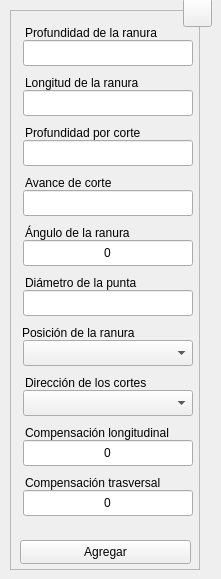
  <widget class="QWidget" name="centralwidget">
   <widget class="QFrame" name="frame">
    <property name="geometry">
     <rect>
      <x>10</x>
      <y>10</y>
      <width>190</width>
      <height>560</height>
     </rect>
    </property>
    <property name="sizePolicy">
     <sizepolicy hsizetype="Fixed" vsizetype="Fixed">
      <horstretch>0</horstretch>
      <verstretch>0</verstretch>
     </sizepolicy>
    </property>
    <property name="minimumSize">
     <size>
      <width>190</width>
      <height>560</height>
     </size>
    </property>
    <property name="maximumSize">
     <size>
      <width>190</width>
      <height>560</height>
     </size>
    </property>
    <property name="frameShape">
     <enum>QFrame::StyledPanel</enum>
    </property>
    <property name="frameShadow">
     <enum>QFrame::Raised</enum>
    </property>
    <widget class="QLineEdit" name="tbx_dpt">
     <property name="geometry">
      <rect>
       <x>13</x>
       <y>30</y>
       <width>170</width>
       <height>26</height>
      </rect>
     </property>
     <property name="minimumSize">
      <size>
       <width>170</width>
       <height>0</height>
      </size>
     </property>
     <property name="maximumSize">
      <size>
       <width>170</width>
       <height>16777215</height>
      </size>
     </property>
     <property name="toolTip">
      <string>Digite el texto del comentario</string>
     </property>
     <property name="statusTip">
      <string/>
     </property>
     <property name="alignment">
      <set>Qt::AlignCenter</set>
     </property>
     <property name="placeholderText">
      <string/>
     </property>
    </widget>
    <widget class="QLabel" name="lbl_dpt">
     <property name="enabled">
      <bool>true</bool>
     </property>
     <property name="geometry">
      <rect>
       <x>15</x>
       <y>10</y>
       <width>141</width>
       <height>26</height>
      </rect>
     </property>
     <property name="text">
      <string>Profundidad de la ranura</string>
     </property>
     <property name="buddy">
      <cstring>lbl_dpt</cstring>
     </property>
    </widget>
    <widget class="QLabel" name="lbl_dir">
     <property name="enabled">
      <bool>true</bool>
     </property>
     <property name="geometry">
      <rect>
       <x>15</x>
       <y>360</y>
       <width>125</width>
       <height>26</height>
      </rect>
     </property>
     <property name="text">
      <string>Dirección de los cortes</string>
     </property>
     <property name="buddy">
      <cstring>lbl_dir</cstring>
     </property>
    </widget>
    <widget class="QComboBox" name="cbx_dir">
     <property name="geometry">
      <rect>
       <x>13</x>
       <y>380</y>
       <width>170</width>
       <height>26</height>
      </rect>
     </property>
     <property name="minimumSize">
      <size>
       <width>170</width>
       <height>26</height>
      </size>
     </property>
     <property name="maximumSize">
      <size>
       <width>170</width>
       <height>16777215</height>
      </size>
     </property>
     <property name="toolTip">
      <string>Seleccione el husillo de trabajo a utilizar</string>
     </property>
    </widget>
    <widget class="QPushButton" name="btn_save">
     <property name="geometry">
      <rect>
       <x>10</x>
       <y>530</y>
       <width>171</width>
       <height>24</height>
      </rect>
     </property>
     <property name="sizePolicy">
      <sizepolicy hsizetype="Expanding" vsizetype="Expanding">
       <horstretch>0</horstretch>
       <verstretch>0</verstretch>
      </sizepolicy>
     </property>
     <property name="minimumSize">
      <size>
       <width>88</width>
       <height>0</height>
      </size>
     </property>
     <property name="toolTip">
      <string>Agregar los datos al programa CNC</string>
     </property>
     <property name="statusTip">
      <string/>
     </property>
     <property name="text">
      <string>Agregar</string>
     </property>
     <property name="shortcut">
      <string>Ctrl+S</string>
     </property>
     <property name="autoDefault">
      <bool>true</bool>
     </property>
    </widget>
    <widget class="QLineEdit" name="tbx_lgt">
     <property name="geometry">
      <rect>
       <x>13</x>
       <y>80</y>
       <width>170</width>
       <height>26</height>
      </rect>
     </property>
     <property name="minimumSize">
      <size>
       <width>170</width>
       <height>0</height>
      </size>
     </property>
     <property name="maximumSize">
      <size>
       <width>170</width>
       <height>16777215</height>
      </size>
     </property>
     <property name="toolTip">
      <string>Digite el texto del comentario</string>
     </property>
     <property name="statusTip">
      <string/>
     </property>
     <property name="alignment">
      <set>Qt::AlignCenter</set>
     </property>
     <property name="placeholderText">
      <string/>
     </property>
    </widget>
    <widget class="QLabel" name="lbl_lgt">
     <property name="enabled">
      <bool>true</bool>
     </property>
     <property name="geometry">
      <rect>
       <x>15</x>
       <y>60</y>
       <width>124</width>
       <height>26</height>
      </rect>
     </property>
     <property name="text">
      <string>Longitud de la ranura</string>
     </property>
     <property name="buddy">
      <cstring>lbl_dpt</cstring>
     </property>
    </widget>
    <widget class="QLineEdit" name="tbx_cut">
     <property name="geometry">
      <rect>
       <x>13</x>
       <y>130</y>
       <width>170</width>
       <height>26</height>
      </rect>
     </property>
     <property name="minimumSize">
      <size>
       <width>170</width>
       <height>0</height>
      </size>
     </property>
     <property name="maximumSize">
      <size>
       <width>170</width>
       <height>16777215</height>
      </size>
     </property>
     <property name="toolTip">
      <string>Digite el texto del comentario</string>
     </property>
     <property name="statusTip">
      <string/>
     </property>
     <property name="alignment">
      <set>Qt::AlignCenter</set>
     </property>
     <property name="placeholderText">
      <string/>
     </property>
    </widget>
    <widget class="QLabel" name="lbl_cut">
     <property name="enabled">
      <bool>true</bool>
     </property>
     <property name="geometry">
      <rect>
       <x>15</x>
       <y>110</y>
       <width>127</width>
       <height>26</height>
      </rect>
     </property>
     <property name="text">
      <string>Profundidad por corte</string>
     </property>
     <property name="buddy">
      <cstring>lbl_dpt</cstring>
     </property>
    </widget>
    <widget class="QLineEdit" name="tbx_fed">
     <property name="geometry">
      <rect>
       <x>13</x>
       <y>180</y>
       <width>170</width>
       <height>26</height>
      </rect>
     </property>
     <property name="minimumSize">
      <size>
       <width>170</width>
       <height>0</height>
      </size>
     </property>
     <property name="maximumSize">
      <size>
       <width>170</width>
       <height>16777215</height>
      </size>
     </property>
     <property name="toolTip">
      <string>Digite el texto del comentario</string>
     </property>
     <property name="statusTip">
      <string/>
     </property>
     <property name="text">
      <string/>
     </property>
     <property name="alignment">
      <set>Qt::AlignCenter</set>
     </property>
     <property name="placeholderText">
      <string/>
     </property>
    </widget>
    <widget class="QLabel" name="lbl_fed">
     <property name="enabled">
      <bool>true</bool>
     </property>
     <property name="geometry">
      <rect>
       <x>15</x>
       <y>160</y>
       <width>95</width>
       <height>26</height>
      </rect>
     </property>
     <property name="text">
      <string>Avance de corte</string>
     </property>
     <property name="buddy">
      <cstring>lbl_dpt</cstring>
     </property>
    </widget>
    <widget class="QLineEdit" name="tbx_lcm">
     <property name="geometry">
      <rect>
       <x>13</x>
       <y>430</y>
       <width>170</width>
       <height>26</height>
      </rect>
     </property>
     <property name="minimumSize">
      <size>
       <width>170</width>
       <height>0</height>
      </size>
     </property>
     <property name="maximumSize">
      <size>
       <width>170</width>
       <height>16777215</height>
      </size>
     </property>
     <property name="toolTip">
      <string>Digite el texto del comentario</string>
     </property>
     <property name="statusTip">
      <string/>
     </property>
     <property name="text">
      <string>0</string>
     </property>
     <property name="alignment">
      <set>Qt::AlignCenter</set>
     </property>
     <property name="placeholderText">
      <string/>
     </property>
    </widget>
    <widget class="QLabel" name="lbl_lcm">
     <property name="enabled">
      <bool>true</bool>
     </property>
     <property name="geometry">
      <rect>
       <x>15</x>
       <y>410</y>
       <width>155</width>
       <height>26</height>
      </rect>
     </property>
     <property name="text">
      <string>Compensación longitudinal</string>
     </property>
     <property name="buddy">
      <cstring>lbl_dpt</cstring>
     </property>
    </widget>
    <widget class="QLineEdit" name="tbx_tcm">
     <property name="geometry">
      <rect>
       <x>13</x>
       <y>480</y>
       <width>170</width>
       <height>26</height>
      </rect>
     </property>
     <property name="minimumSize">
      <size>
       <width>170</width>
       <height>0</height>
      </size>
     </property>
     <property name="maximumSize">
      <size>
       <width>170</width>
       <height>16777215</height>
      </size>
     </property>
     <property name="toolTip">
      <string>Digite el texto del comentario</string>
     </property>
     <property name="statusTip">
      <string/>
     </property>
     <property name="text">
      <string>0</string>
     </property>
     <property name="alignment">
      <set>Qt::AlignCenter</set>
     </property>
     <property name="placeholderText">
      <string/>
     </property>
    </widget>
    <widget class="QLabel" name="lbl_tcm">
     <property name="enabled">
      <bool>true</bool>
     </property>
     <property name="geometry">
      <rect>
       <x>15</x>
       <y>460</y>
       <width>141</width>
       <height>26</height>
      </rect>
     </property>
     <property name="text">
      <string>Compensación trasversal</string>
     </property>
     <property name="buddy">
      <cstring>lbl_dpt</cstring>
     </property>
    </widget>
    <widget class="QLineEdit" name="tbx_ang">
     <property name="geometry">
      <rect>
       <x>13</x>
       <y>230</y>
       <width>170</width>
       <height>26</height>
      </rect>
     </property>
     <property name="minimumSize">
      <size>
       <width>170</width>
       <height>0</height>
      </size>
     </property>
     <property name="maximumSize">
      <size>
       <width>170</width>
       <height>16777215</height>
      </size>
     </property>
     <property name="toolTip">
      <string>Digite el texto del comentario</string>
     </property>
     <property name="statusTip">
      <string/>
     </property>
     <property name="text">
      <string>0</string>
     </property>
     <property name="alignment">
      <set>Qt::AlignCenter</set>
     </property>
     <property name="placeholderText">
      <string/>
     </property>
    </widget>
    <widget class="QLabel" name="lbl_ang">
     <property name="enabled">
      <bool>true</bool>
     </property>
     <property name="geometry">
      <rect>
       <x>15</x>
       <y>210</y>
       <width>111</width>
       <height>26</height>
      </rect>
     </property>
     <property name="text">
      <string>Ángulo de la ranura</string>
     </property>
     <property name="buddy">
      <cstring>lbl_dpt</cstring>
     </property>
    </widget>
    <widget class="QComboBox" name="cbx_pos">
     <property name="geometry">
      <rect>
       <x>13</x>
       <y>330</y>
       <width>170</width>
       <height>26</height>
      </rect>
     </property>
     <property name="minimumSize">
      <size>
       <width>170</width>
       <height>26</height>
      </size>
     </property>
     <property name="maximumSize">
      <size>
       <width>170</width>
       <height>16777215</height>
      </size>
     </property>
     <property name="toolTip">
      <string>Seleccione el husillo de trabajo a utilizar</string>
     </property>
    </widget>
    <widget class="QLabel" name="lbl_pos">
     <property name="enabled">
      <bool>true</bool>
     </property>
     <property name="geometry">
      <rect>
       <x>12</x>
       <y>310</y>
       <width>121</width>
       <height>26</height>
      </rect>
     </property>
     <property name="text">
      <string>Posición de la ranura</string>
     </property>
     <property name="buddy">
      <cstring>lbl_dir</cstring>
     </property>
    </widget>
    <widget class="QLineEdit" name="tbx_dim">
     <property name="geometry">
      <rect>
       <x>13</x>
       <y>280</y>
       <width>170</width>
       <height>26</height>
      </rect>
     </property>
     <property name="minimumSize">
      <size>
       <width>170</width>
       <height>0</height>
      </size>
     </property>
     <property name="maximumSize">
      <size>
       <width>170</width>
       <height>16777215</height>
      </size>
     </property>
     <property name="toolTip">
      <string>Digite el texto del comentario</string>
     </property>
     <property name="statusTip">
      <string/>
     </property>
     <property name="text">
      <string/>
     </property>
     <property name="alignment">
      <set>Qt::AlignCenter</set>
     </property>
     <property name="placeholderText">
      <string/>
     </property>
    </widget>
    <widget class="QLabel" name="lbl_dim">
     <property name="enabled">
      <bool>true</bool>
     </property>
     <property name="geometry">
      <rect>
       <x>15</x>
       <y>260</y>
       <width>121</width>
       <height>26</height>
      </rect>
     </property>
     <property name="text">
      <string>Diámetro de la punta</string>
     </property>
     <property name="buddy">
      <cstring>lbl_dpt</cstring>
     </property>
    </widget>
    <zorder>tbx_dpt</zorder>
    <zorder>lbl_dpt</zorder>
    <zorder>cbx_dir</zorder>
    <zorder>lbl_dir</zorder>
    <zorder>btn_save</zorder>
    <zorder>tbx_lgt</zorder>
    <zorder>lbl_lgt</zorder>
    <zorder>tbx_cut</zorder>
    <zorder>lbl_cut</zorder>
    <zorder>tbx_fed</zorder>
    <zorder>lbl_fed</zorder>
    <zorder>tbx_lcm</zorder>
    <zorder>lbl_lcm</zorder>
    <zorder>tbx_tcm</zorder>
    <zorder>lbl_tcm</zorder>
    <zorder>tbx_ang</zorder>
    <zorder>lbl_ang</zorder>
    <zorder>cbx_pos</zorder>
    <zorder>lbl_pos</zorder>
    <zorder>tbx_dim</zorder>
    <zorder>lbl_dim</zorder>
   </widget>
   <widget class="QToolButton" name="btn_help">
    <property name="geometry">
     <rect>
      <x>183</x>
      <y>-2</y>
      <width>29</width>
      <height>29</height>
     </rect>
    </property>
    <property name="font">
     <font>
      <pointsize>20</pointsize>
      <bold>true</bold>
     </font>
    </property>
    <property name="text">
     <string/>
    </property>
    <property name="icon">
     <iconset resource="../../resources/resources.qrc">
      <normaloff>:/icons/question.png</normaloff>:/icons/question.png</iconset>
    </property>
    <property name="iconSize">
     <size>
      <width>20</width>
      <height>20</height>
     </size>
    </property>
    <property name="shortcut">
     <string>F1</string>
    </property>
   </widget>
  </widget>
